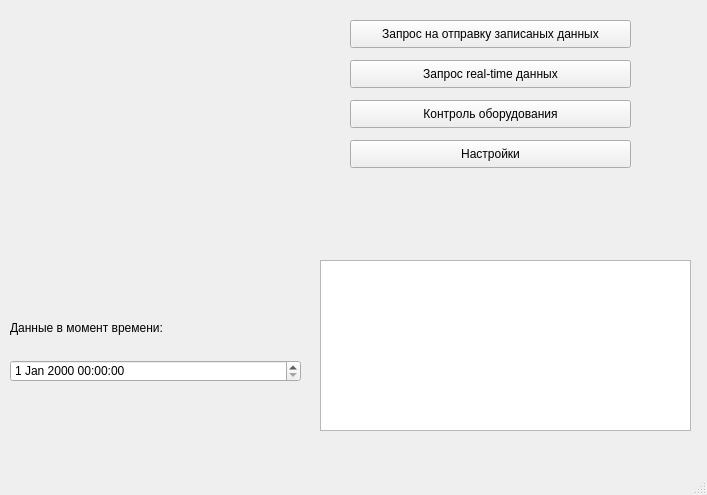
<?xml version="1.0" encoding="UTF-8"?>
<ui version="4.0">
 <class>MainWindow</class>
 <widget class="QMainWindow" name="MainWindow">
  <property name="geometry">
   <rect>
    <x>0</x>
    <y>0</y>
    <width>707</width>
    <height>495</height>
   </rect>
  </property>
  <property name="windowTitle">
   <string>MainWindow</string>
  </property>
  <widget class="QWidget" name="centralwidget">
   <widget class="QPushButton" name="pushButton">
    <property name="geometry">
     <rect>
      <x>350</x>
      <y>20</y>
      <width>281</width>
      <height>28</height>
     </rect>
    </property>
    <property name="text">
     <string>Запрос на отправку записаных данных</string>
    </property>
    <attribute name="buttonGroup">
     <string notr="true">Actions</string>
    </attribute>
   </widget>
   <widget class="QPushButton" name="pushButton_2">
    <property name="geometry">
     <rect>
      <x>350</x>
      <y>60</y>
      <width>281</width>
      <height>28</height>
     </rect>
    </property>
    <property name="text">
     <string>Запрос real-time данных</string>
    </property>
    <attribute name="buttonGroup">
     <string notr="true">Actions</string>
    </attribute>
   </widget>
   <widget class="QPushButton" name="pushButton_3">
    <property name="geometry">
     <rect>
      <x>350</x>
      <y>100</y>
      <width>281</width>
      <height>28</height>
     </rect>
    </property>
    <property name="text">
     <string>Контроль оборудования</string>
    </property>
    <attribute name="buttonGroup">
     <string notr="true">Actions</string>
    </attribute>
   </widget>
   <widget class="QListWidget" name="listWidget_2">
    <property name="geometry">
     <rect>
      <x>320</x>
      <y>260</y>
      <width>371</width>
      <height>171</height>
     </rect>
    </property>
   </widget>
   <widget class="QDateTimeEdit" name="dateTimeEdit">
    <property name="geometry">
     <rect>
      <x>10</x>
      <y>360</y>
      <width>291</width>
      <height>22</height>
     </rect>
    </property>
   </widget>
   <widget class="QLabel" name="label">
    <property name="geometry">
     <rect>
      <x>10</x>
      <y>320</y>
      <width>231</width>
      <height>16</height>
     </rect>
    </property>
    <property name="text">
     <string>Данные в момент времени:</string>
    </property>
   </widget>
   <widget class="QPushButton" name="pushButton_4">
    <property name="geometry">
     <rect>
      <x>350</x>
      <y>140</y>
      <width>281</width>
      <height>28</height>
     </rect>
    </property>
    <property name="text">
     <string>Настройки</string>
    </property>
    <attribute name="buttonGroup">
     <string notr="true">Actions</string>
    </attribute>
   </widget>
  </widget>
  <widget class="QMenuBar" name="menubar">
   <property name="geometry">
    <rect>
     <x>0</x>
     <y>0</y>
     <width>707</width>
     <height>26</height>
    </rect>
   </property>
  </widget>
  <widget class="QStatusBar" name="statusbar"/>
 </widget>
 <resources/>
 <connections/>
 <buttongroups>
  <buttongroup name="Actions"/>
 </buttongroups>
</ui>
